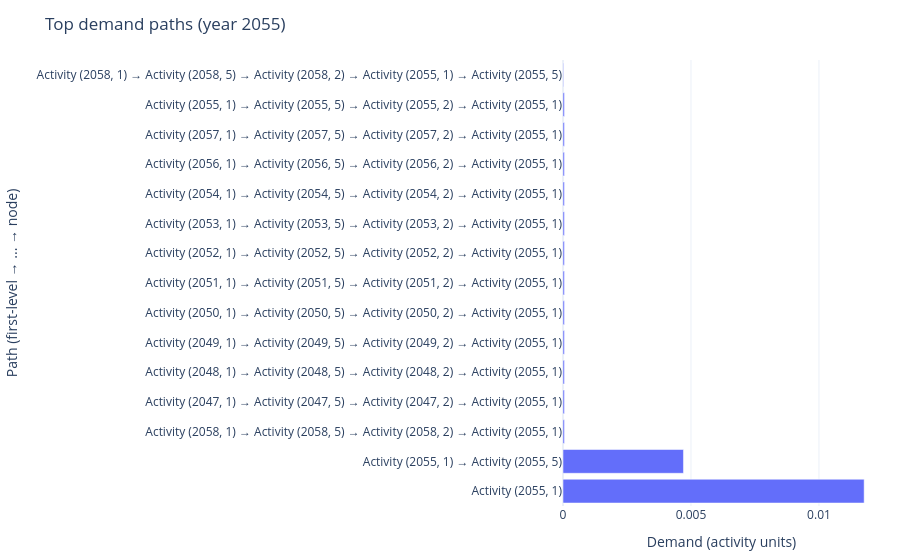

Source (notebook cell):
### Code cell
from trails.plotting import plot_top_paths_for_year
plot_top_paths_for_year(
    provenance=provenance,
    trails=trails,
    year=2055,
    top_n=15,
    title="Top demand paths",
    amount_label="Demand (activity units)",
)

### Figure 1 — Plotly figure (JSON) as saved in the notebook; plotly's stock layout.template omitted (floating-point values rounded to 4 significant figures)
{"data": [{"hovertemplate": "<b>%{y}</b><br>Demand (activity units): %{x:.6g}<extra></extra>", "orientation": "h", "type": "bar", "x": [0.01176, 0.004706, 5.536e-05, 5.536e-05, 5.536e-05, 5.536e-05, 5.536e-05, 5.536e-05, 5.536e-05, 5.536e-05, 5.536e-05, 5.536e-05, 5.536e-05, 5.536e-05, 2.215e-05], "y": ["Activity (2055, 1)", "Activity (2055, 1) → Activity (2055, 5)", "Activity (2058, 1) → Activity (2058, 5) → Activity (2058, 2) → Activity (2055, 1)", "Activity (2047, 1) → Activity (2047, 5) → Activity (2047, 2) → Activity (2055, 1)", "Activity (2048, 1) → Activity (2048, 5) → Activity (2048, 2) → Activity (2055, 1)", "Activity (2049, 1) → Activity (2049, 5) → Activity (2049, 2) → Activity (2055, 1)", "Activity (2050, 1) → Activity (2050, 5) → Activity (2050, 2) → Activity (2055, 1)", "Activity (2051, 1) → Activity (2051, 5) → Activity (2051, 2) → Activity (2055, 1)", "Activity (2052, 1) → Activity (2052, 5) → Activity (2052, 2) → Activity (2055, 1)", "Activity (2053, 1) → Activity (2053, 5) → Activity (2053, 2) → Activity (2055, 1)", "Activity (2054, 1) → Activity (2054, 5) → Activity (2054, 2) → Activity (2055, 1)", "Activity (2056, 1) → Activity (2056, 5) → Activity (2056, 2) → Activity (2055, 1)", "Activity (2057, 1) → Activity (2057, 5) → Activity (2057, 2) → Activity (2055, 1)", "Activity (2055, 1) → Activity (2055, 5) → Activity (2055, 2) → Activity (2055, 1)", "Activity (2058, 1) → Activity (2058, 5) → Activity (2058, 2) → Activity (2055, 1) → Activity (2055, 5)"]}], "layout": {"margin": {"b": 40, "l": 200, "r": 20, "t": 60}, "title": {"text": "Top demand paths (year 2055)"}, "xaxis": {"title": {"text": "Demand (activity units)"}}, "yaxis": {"title": {"text": "Path (first-level → ... → node)"}}}}
